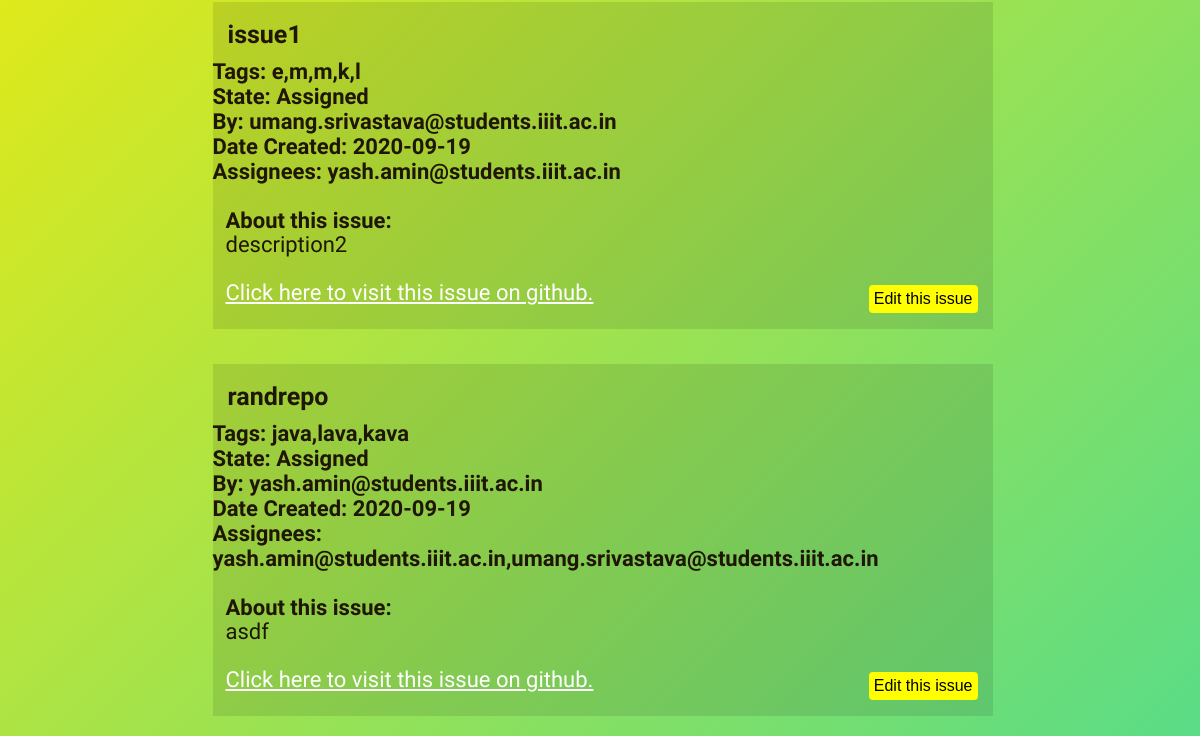
Page /homepage (signed in, lower part) on the earlier database version.
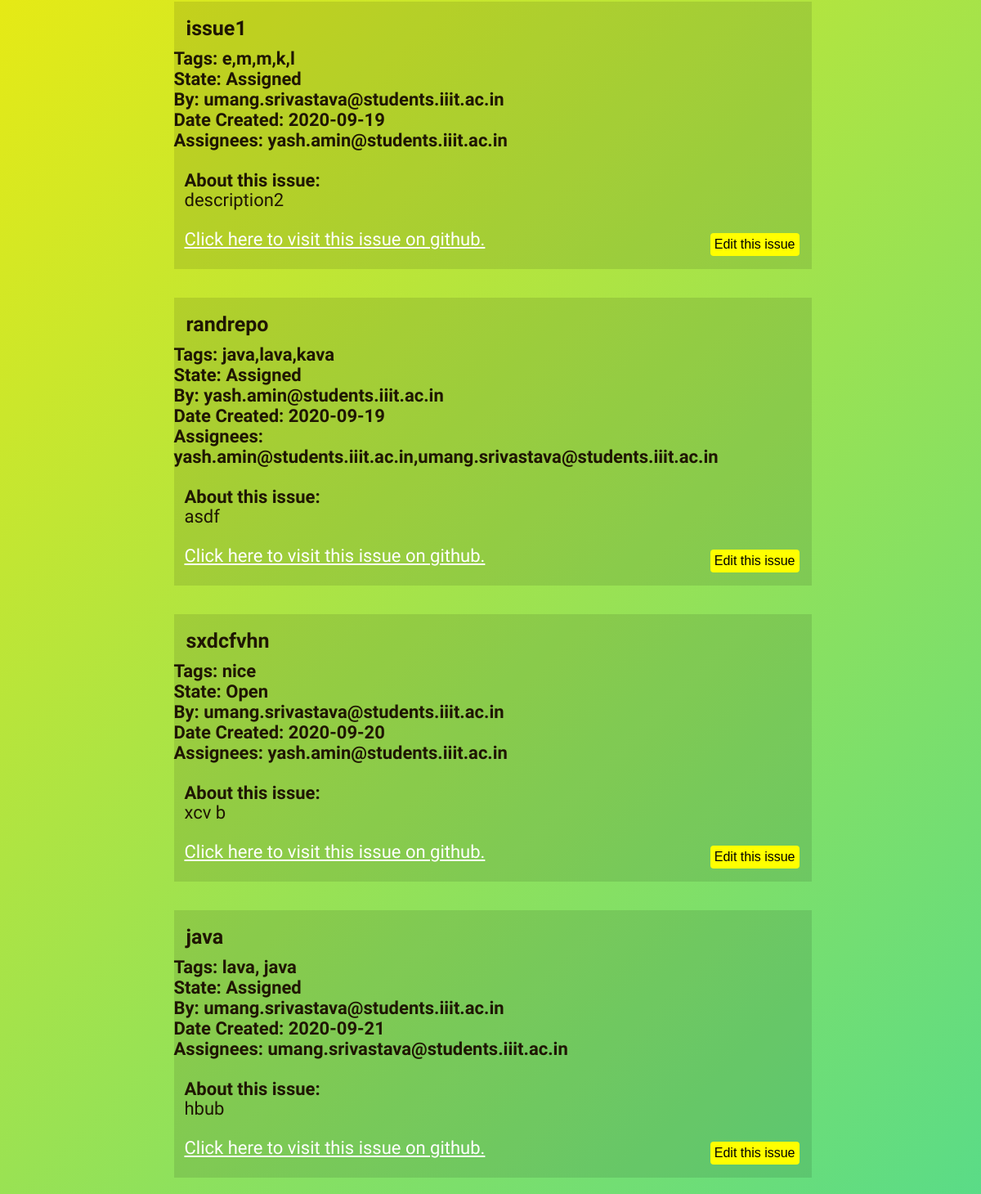
Same page on the later database version.
### app.py (models this page shows, shortened)
class ISSUES(db.Model):
	id = db.Column(db.Integer, primary_key=True)
	title = db.Column(db.String(100), nullable=False)
	description = db.Column(db.String(200), nullable=False)
	state = db.Column(db.String(100), nullable=False)
	tags = db.Column(db.String(100), nullable=False)
	assignees = db.Column(db.String(200), nullable=True)
	owner = db.Column(db.String(100), nullable=False)
	gitlink = db.Column(db.String(100), nullable=False)
	date_created = db.Column(db.DateTime, default=datetime.utcnow)
	assignees = db.Column(db.String(1000), nullable = True)

### app.py (the view)
@app.route('/homepage', methods = ['GET','POST'])
def homepage():
	current_owner = session["username"]
	current_name = session["Name"]
	current_role = session["role"]
	issues = ISSUES.query.order_by(ISSUES.date_created).all()
	user = USERS.query.filter_by(username = current_owner).all()
	return render_template('/homepage.html',
		username = current_owner,
		Name = current_name,
		Role = current_role,
		issues = issues)

### templates/homepage.html (shortened to what this page needs)
{% extends 'base.html' %}
{% block body %}
    <br>
    <br>
    <h1 style="text-align: center">Issues: </ h1>
    {% if issues|length < 1 %}
    <h4 style="text-align: center">There are no issues. Create one!</h4>
    {% else %}
        {% for issue in issues %}
            <div class="contentBox">
                <div class="innerBox">
                    <h1> {{issue.title}}</h1>
                    <h4 class="tags"> Tags: {{issue.tags}}</h4>
                    <h4 class="state">State: {{issue.state}}</h4>
                    <h4> By: {{issue.owner}}</h4>
                    <h4> Date Created: {{issue.date_created.date()}}</h4>
                    <h4 class="assignees">Assignees: {{issue.assignees}}</h4>
                    <br>
                    <div class="contentText" style="font-size: 22px">
                        <h4>About this issue:</h4>
                        <p> {{issue.description}}</p>
                        <br>
                        <p>
                            <a href="{{issue.gitlink}}" class="gitlink">Click here to visit this issue on github.</a>
                        {% if Role != 'VIEWER'%}
                            <a href="/update/{{issue.id}}"><button class="button">Edit this issue</button></a>
                            <br><br>
                            {% endif %}
                        </p>
                    </div>
                </div>
            </div>
        {% endfor %}
    {% endif %}
{% endblock %}

Differences in the rows shown:
added ISSUES: title "sxdcfvhn", tags "nice", state "Open", owner "umang.srivastava@students.iiit.ac.in", date_created "2020-09-20", assignees "yash.amin@students.iiit.ac.in", description "xcv b"
added ISSUES: title "java", tags "lava, java", state "Assigned", owner "umang.srivastava@students.iiit.ac.in", date_created "2020-09-21", assignees "umang.srivastava@students.iiit.ac.in", description "hbub"
